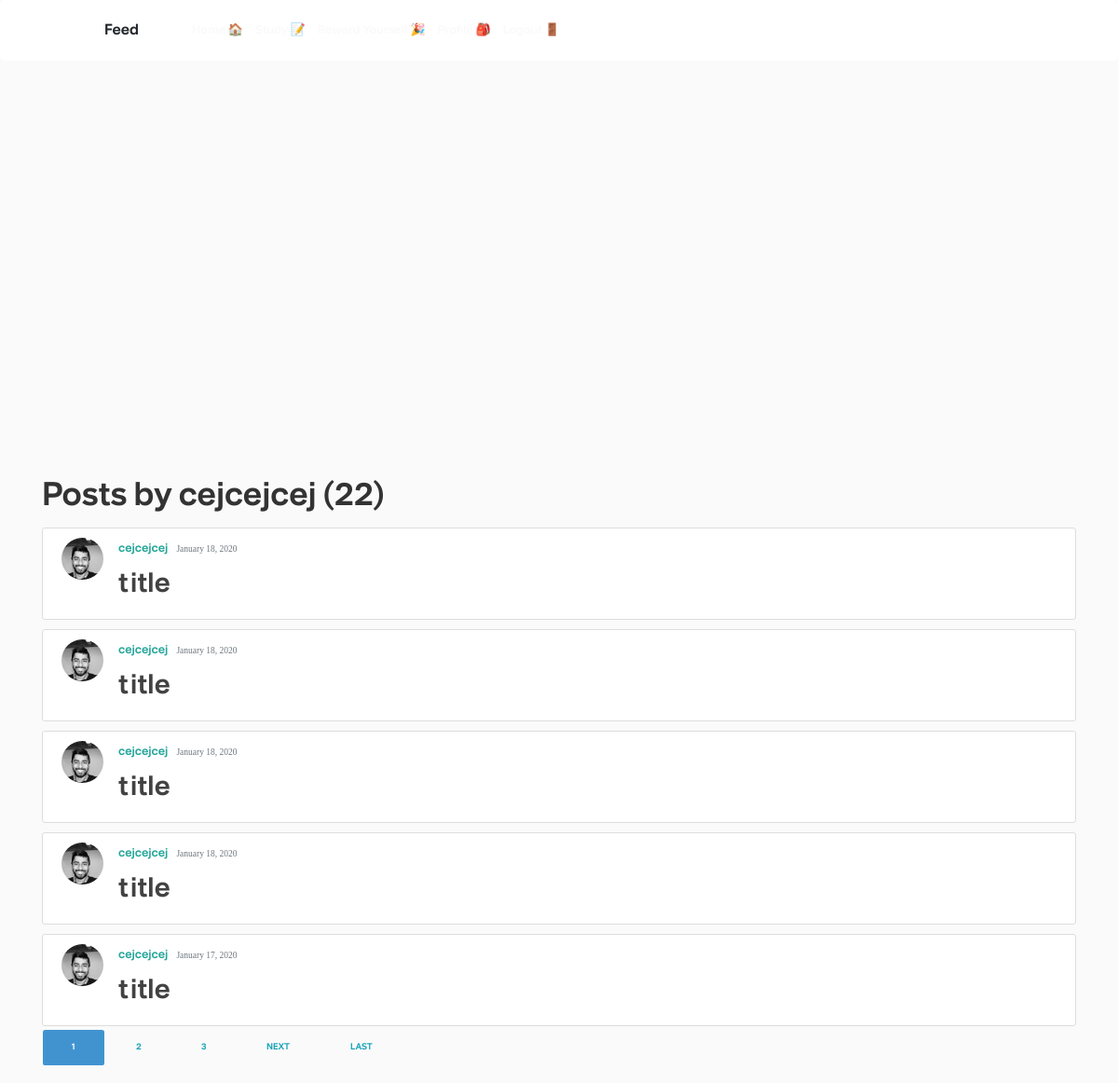
Screenshot of /user/cejcejcej (signed in) with the database file from the repository.
### blog/models.py (models this page shows, shortened)
class Post(models.Model):
    objects = models.Manager()
    title = "title"
    time_studied = models.IntegerField(default=0)
    points_earned = models.IntegerField(default=20)
    date_posted = models.DateTimeField(default=timezone.now)
    author = models.ForeignKey(User, on_delete=models.CASCADE)
    user_description = models.CharField(
        default="", max_length=40
    )

### users/models.py (models this page shows, shortened)
class Profile(models.Model):
    user = models.OneToOneField(User, on_delete=models.CASCADE)
    profile_pictures = [
        "asian_student.jpeg",
        "black_and_white_photo.jpg",
        "college_student.jpeg",
        "girl_looking_sideways.jpg",
        "nerdy_guy.jpg",
        "science_student.jpeg",
        "student_sitting_on_grass.jpg",
    ]
    for i in range(len(profile_pictures)):
        profile_pictures[i] = "potential_pics/" + profile_pictures[i]
    image = models.ImageField(
        default=random.choice(profile_pictures), upload_to="profile_pics"
    )
    wallet_points = models.BigIntegerField(default=0)
    university = models.CharField(default="", max_length=35)
    subject = models.CharField(default="", max_length=35)

### blog/views.py (the view)
# urls.py: path('user/<str:username>', UserPostListView.as_view(), name='user-posts'),
class UserPostListView(ListView):
    model = Post
    template_name = "blog/user_posts.html"
    context_object_name = "posts"
    paginate_by = 5
    def get_queryset(self):
        user = get_object_or_404(User, username=self.kwargs.get("username"))
        return Post.objects.filter(author=user).order_by("-date_posted")

### blog/templates/blog/user_posts.html (shortened to what this page needs)
{% extends "blog/base.html" %}
{% block content %}
    <h1 class="mb-3">Posts by {{ view.kwargs.username }} ({{ page_obj.paginator.count }})</h1>
    {% for post in posts %}
        <article class="media content-section">
          <img class="rounded-circle article-img" src="{{ post.author.profile.image.url }}">
          <div class="media-body">
            <div class="article-metadata">
              <a class="mr-2" href="{% url 'user-posts' post.author.username %}">{{ post.author }}</a>
              <small class="text-muted">{{ post.date_posted|date:"F d, Y" }}</small>
            </div>
            <h2><a class="article-title" href="{% url 'post-detail' post.id %}">{{ post.title }}</a></h2>
          </div>
        </article>
    {% endfor %}
    {% if is_paginated %}
      {% for num in page_obj.paginator.page_range %}
        {% if page_obj.number == num %}
          <a class="btn btn-info mb-4" href="?page={{ num }}">{{ num }}</a>
        {% elif num > page_obj.number|add:'-3' and num < page_obj.number|add:'3' %}
          <a class="btn btn-outline-info mb-4" href="?page={{ num }}">{{ num }}</a>
        {% endif %}
      {% endfor %}
      {% if page_obj.has_next %}
        <a class="btn btn-outline-info mb-4" href="?page={{ page_obj.next_page_number }}">Next</a>
        <a class="btn btn-outline-info mb-4" href="?page={{ page_obj.paginator.num_pages }}">Last</a>
      {% endif %}
    {% endif %}
{% endblock content %}

### static/blog/base/main1.css (style rules this page uses)
body { background: #fafafa; color: #333333; }
h1, h2, h3, h4, h5, h6 { color: #444444; }
.content-section { background: #ffffff; padding: 10px 20px; border: 1px solid #dddddd; border-radius: 3px; }
.article-title { color: #424242; font-family: comment; }
.article-img { height: 45px; width: 45px; margin-right: 16px; }
.article-metadata { padding-bottom: 1px; margin-bottom: 4px; margin-top: 2px; }

### static/blog/Timer/timernew.css (style rules this page uses)
body { background: #fafafa; color: #333333; margin-top: 5rem; }

### rows the page displays
Post: author.profile.image (picture), author "cejcejcej", date_posted "January 18, 2020", title "title"
Post: author.profile.image (picture), author "cejcejcej", date_posted "January 18, 2020", title "title"
Post: author.profile.image (picture), author "cejcejcej", date_posted "January 18, 2020", title "title"
Post: author.profile.image (picture), author "cejcejcej", date_posted "January 18, 2020", title "title"
Post: author.profile.image (picture), author "cejcejcej", date_posted "January 17, 2020", title "title"

### other values shown
{{ view.kwargs.username }} "cejcejcej"
{{ page_obj.paginator.count }} "22"
{{ num }} "1"
{{ num }} "2" "3"
